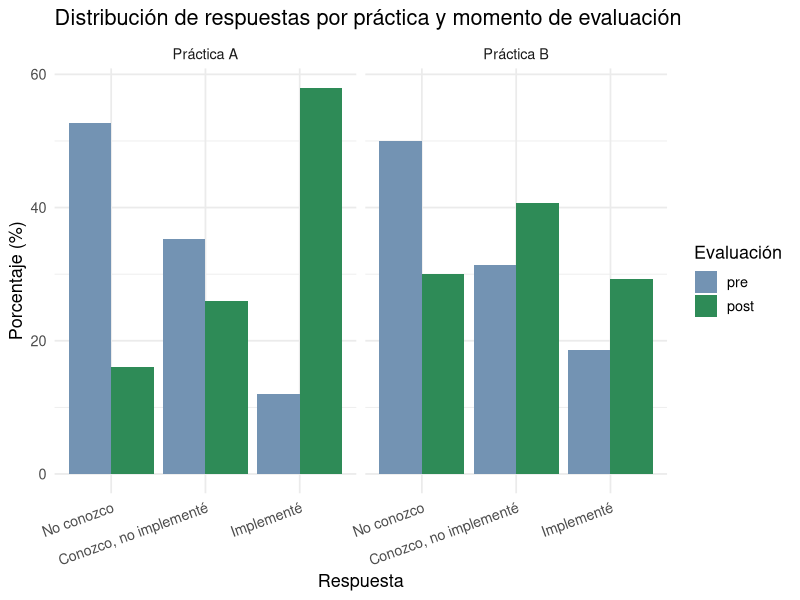

This figure's R source: (Note: this script raises an error after producing the figure.)
## ---- chunk 1
# Instalar paquetes si no los instalaste antes
if (!requireNamespace("ordinal", quietly = TRUE)) install.packages("ordinal")
if (!requireNamespace("emmeans", quietly = TRUE)) install.packages("emmeans")
if (!requireNamespace("tidyverse", quietly = TRUE)) install.packages("tidyverse")

# Cargar paquetes
library(tidyverse)
library(ordinal)
library(emmeans)
## ---- chunk 2

# Reproducibilidad
set.seed(42)

# Parámetros
n_participantes <- 150
practicas <- c("Práctica A", "Práctica B")
tiempos <- c("pre", "post")

# Creamos el dataset en formato largo
library(tidyverse)

df <- expand.grid(
  id          = 1:n_participantes,
  practica    = practicas,
  tiempo      = tiempos
) |>
  arrange(id, practica, tiempo)

# Simulamos respuestas ordinales (1, 2, 3)
# En "post", las probabilidades se desplazan hacia categorías más altas
simular_respuesta <- function(tiempo, practica) {
  if (tiempo == "pre") {
    probs <- c(0.50, 0.35, 0.15)
  } else {
    # El efecto del taller varía un poco por práctica
    probs <- case_when(
      practica == "Práctica A" ~ list(c(0.15, 0.35, 0.50)),
      practica == "Práctica B" ~ list(c(0.25, 0.40, 0.35))
    )[[1]]
  }
  sample(1:3, 1, prob = probs)
}

df <- df |>
  rowwise() |>
  mutate(respuesta = simular_respuesta(tiempo, practica)) |>
  ungroup()

# Convertimos a factor ordinal
df <- df |>
  mutate(
    respuesta_ord = factor(
      respuesta,
      levels = 1:3,
      labels = c("No conozco", "Conozco, no implementé", "Implementé"),
      ordered = TRUE
    ),
    tiempo   = factor(tiempo, levels = c("pre", "post")),
    practica = factor(practica)
  )

glimpse(df)

## ---- chunk 3

# Frecuencias por tiempo y práctica
df |>
  count(tiempo, practica, respuesta_ord) |>
  group_by(tiempo, practica) |>
  mutate(pct = n / sum(n) * 100) |>
  ggplot(aes(x = respuesta_ord, y = pct, fill = tiempo)) +
  geom_col(position = "dodge") +
  facet_wrap(~practica, ncol = 2) +
  scale_fill_manual(values = c("pre" = "#7393B3", "post" = "#2E8B57")) +
  labs(
    title = "Distribución de respuestas por práctica y momento de evaluación",
    x     = "Respuesta",
    y     = "Porcentaje (%)",
    fill  = "Evaluación"
  ) +
  theme_minimal(base_size = 13) +
  theme(axis.text.x = element_text(angle = 20, hjust = 1))


## ---- chunk 4
library(ordinal)

# Paso 1: Modelo nulo (solo intercepto aleatorio)
m0 <- clmm(respuesta_ord ~ 1 + (1 | id), data = df)

# Paso 2: Agregar tiempo
m1 <- clmm(respuesta_ord ~ tiempo + (1 | id), data = df)

# Paso 3: Agregar práctica
m2 <- clmm(respuesta_ord ~ tiempo + practica + (1 | id), data = df)

# Paso 4: Agregar la interacción tiempo × práctica
m3 <- clmm(respuesta_ord ~ tiempo * practica + (1 | id), data = df)

# Comparación con LRT
anova(m0, m1, m2, m3)
## ---- chunk 5

# Modelo proporcional (cumulative link)
m_prop <- clm(respuesta_ord ~ tiempo * practica, data = df)

# Modelo no restringido (nominal)
m_nom  <- clm(respuesta_ord ~ 1, nominal = ~ tiempo * practica, data = df)

# LRT: si p > 0.05, el supuesto se sostiene
anova(m_prop, m_nom)
## ---- chunk 6
# Usamos el modelo final (supongamos que m3 fue el mejor)
modelo_final <- m3

# Coeficientes en escala log-odds
summary(modelo_final)
cf <- summary(modelo_final)$coefficients

# Intervalos de confianza en log-odds
ci <- confint(modelo_final)

# Convertimos a data frame
ci_df <- as.data.frame(ci)
ci_df$term <- rownames(ci_df)

# Unimos con coeficientes
or_tabla <- data.frame(
  term = rownames(cf),
  OR   = exp(cf[, "Estimate"])
) |>
  dplyr::left_join(ci_df, by = "term") |>
  dplyr::rename(
    IC_low  = `2.5 %`,
    IC_high = `97.5 %`
  ) |>
  dplyr::mutate(
    IC_low  = exp(IC_low),
    IC_high = exp(IC_high)
  ) |>
  dplyr::filter(!grepl("\\|", term))  # sacar umbrales

or_tabla



## ---- chunk 7

library(emmeans)

# Comparación entre prácticas en cada momento por separado
emm <- emmeans(modelo_final, ~ practica | tiempo, mode = "linear.predictor")

pares <- pairs(emm, adjust = "tukey")

confint(pares, type = "response") |>
  as_tibble() |>
  mutate(across(where(is.numeric), ~round(., 3)))

## ---- chunk 8


pares <- pairs(emm, adjust = "tukey", reverse = TRUE)

confint(pares, type = "response") |>
  as_tibble() |>
  mutate(across(where(is.numeric), ~round(., 3)))

## ---- chunk 9


or_plot_data <- or_tabla |>
  mutate(term = str_replace_all(term, c(
    "tiempo"   = "Tiempo: ",
    "practica" = "Práctica: ",
    ":"        = "×"
  )))

ggplot(or_plot_data, aes(x = OR, y = reorder(term, OR))) +
  geom_vline(xintercept = 1, linetype = "dashed", color = "gray50") +
  geom_errorbarh(aes(xmin = IC_low, xmax = IC_high),
                 height = 0.25, color = "#7393B3", linewidth = 0.8) +
  geom_point(size = 3, color = "#2E8B57") +
  scale_x_log10() +
  labs(
    title = "Odds Ratios del modelo CLMM final",
    x     = "Odds Ratio (escala logarítmica)",
    y     = NULL
  ) +
  theme_minimal(base_size = 13)

## ---- chunk 10

# Versiones usadas en este tutorial
sessionInfo()
